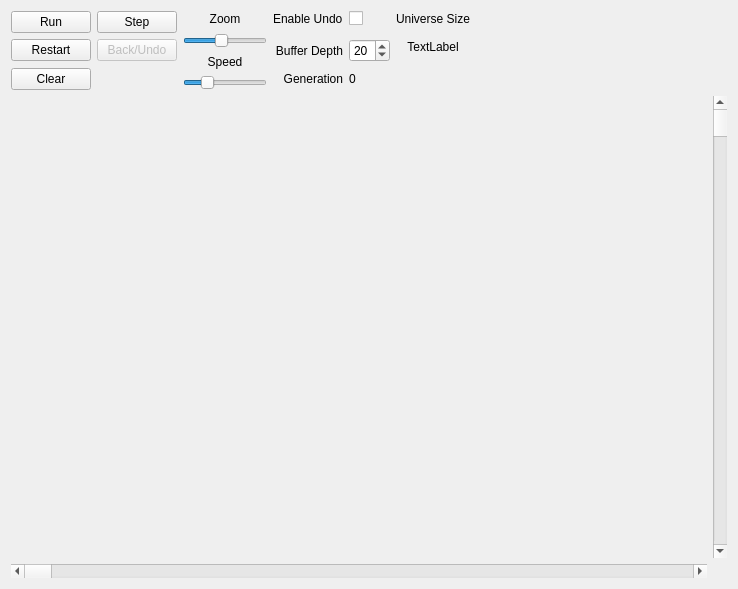
<?xml version="1.0" encoding="UTF-8"?>
<ui version="4.0">
 <class>LifeWidget</class>
 <widget class="QWidget" name="LifeWidget">
  <property name="geometry">
   <rect>
    <x>0</x>
    <y>0</y>
    <width>738</width>
    <height>589</height>
   </rect>
  </property>
  <property name="sizePolicy">
   <sizepolicy hsizetype="MinimumExpanding" vsizetype="Preferred">
    <horstretch>0</horstretch>
    <verstretch>0</verstretch>
   </sizepolicy>
  </property>
  <layout class="QGridLayout" name="gridLayout_2">
   <item row="0" column="0" colspan="2">
    <layout class="QGridLayout" name="gridLayout">
     <item row="0" column="0" rowspan="2">
      <widget class="QPushButton" name="runB">
       <property name="sizePolicy">
        <sizepolicy hsizetype="Maximum" vsizetype="Fixed">
         <horstretch>0</horstretch>
         <verstretch>0</verstretch>
        </sizepolicy>
       </property>
       <property name="text">
        <string>Run</string>
       </property>
      </widget>
     </item>
     <item row="0" column="1" rowspan="2">
      <widget class="QPushButton" name="stepB">
       <property name="toolTip">
        <string>Step foward one generation</string>
       </property>
       <property name="text">
        <string>Step</string>
       </property>
      </widget>
     </item>
     <item row="0" column="2" rowspan="4">
      <layout class="QVBoxLayout" name="verticalLayout">
       <item>
        <widget class="QLabel" name="label">
         <property name="text">
          <string>Zoom</string>
         </property>
         <property name="alignment">
          <set>Qt::AlignCenter</set>
         </property>
        </widget>
       </item>
       <item>
        <widget class="QSlider" name="zoom_slider">
         <property name="sizePolicy">
          <sizepolicy hsizetype="Preferred" vsizetype="Fixed">
           <horstretch>0</horstretch>
           <verstretch>0</verstretch>
          </sizepolicy>
         </property>
         <property name="minimumSize">
          <size>
           <width>50</width>
           <height>0</height>
          </size>
         </property>
         <property name="minimum">
          <number>10</number>
         </property>
         <property name="sliderPosition">
          <number>50</number>
         </property>
         <property name="orientation">
          <enum>Qt::Horizontal</enum>
         </property>
        </widget>
       </item>
       <item>
        <widget class="QLabel" name="label_2">
         <property name="text">
          <string>Speed</string>
         </property>
         <property name="alignment">
          <set>Qt::AlignCenter</set>
         </property>
        </widget>
       </item>
       <item>
        <widget class="QSlider" name="speed_slider">
         <property name="sizePolicy">
          <sizepolicy hsizetype="Preferred" vsizetype="Fixed">
           <horstretch>0</horstretch>
           <verstretch>0</verstretch>
          </sizepolicy>
         </property>
         <property name="minimum">
          <number>1</number>
         </property>
         <property name="maximum">
          <number>200</number>
         </property>
         <property name="sliderPosition">
          <number>50</number>
         </property>
         <property name="orientation">
          <enum>Qt::Horizontal</enum>
         </property>
        </widget>
       </item>
      </layout>
     </item>
     <item row="0" column="3">
      <widget class="QLabel" name="label_4">
       <property name="layoutDirection">
        <enum>Qt::LeftToRight</enum>
       </property>
       <property name="text">
        <string>Enable Undo</string>
       </property>
      </widget>
     </item>
     <item row="0" column="4">
      <widget class="QCheckBox" name="backCB">
       <property name="layoutDirection">
        <enum>Qt::LeftToRight</enum>
       </property>
       <property name="text">
        <string/>
       </property>
      </widget>
     </item>
     <item row="0" column="5">
      <widget class="QLabel" name="label_6">
       <property name="text">
        <string>Universe Size</string>
       </property>
      </widget>
     </item>
     <item row="1" column="5" rowspan="2">
      <widget class="QLabel" name="universe_sizeL">
       <property name="layoutDirection">
        <enum>Qt::RightToLeft</enum>
       </property>
       <property name="text">
        <string>TextLabel</string>
       </property>
       <property name="alignment">
        <set>Qt::AlignCenter</set>
       </property>
      </widget>
     </item>
     <item row="1" column="6" rowspan="2">
      <spacer name="horizontalSpacer">
       <property name="orientation">
        <enum>Qt::Horizontal</enum>
       </property>
       <property name="sizeHint" stdset="0">
        <size>
         <width>40</width>
         <height>20</height>
        </size>
       </property>
      </spacer>
     </item>
     <item row="2" column="0">
      <widget class="QPushButton" name="restartB">
       <property name="sizePolicy">
        <sizepolicy hsizetype="Fixed" vsizetype="Fixed">
         <horstretch>0</horstretch>
         <verstretch>0</verstretch>
        </sizepolicy>
       </property>
       <property name="toolTip">
        <string>Reset the board to how it was when 'Run' was last clicked</string>
       </property>
       <property name="text">
        <string>  Restart  </string>
       </property>
      </widget>
     </item>
     <item row="2" column="1">
      <widget class="QPushButton" name="backB">
       <property name="enabled">
        <bool>false</bool>
       </property>
       <property name="toolTip">
        <string>Step back one generation or undo last copy/move</string>
       </property>
       <property name="text">
        <string>Back/Undo</string>
       </property>
       <property name="flat">
        <bool>false</bool>
       </property>
      </widget>
     </item>
     <item row="2" column="3">
      <widget class="QLabel" name="label_5">
       <property name="layoutDirection">
        <enum>Qt::LeftToRight</enum>
       </property>
       <property name="text">
        <string>Buffer Depth</string>
       </property>
       <property name="alignment">
        <set>Qt::AlignRight|Qt::AlignTrailing|Qt::AlignVCenter</set>
       </property>
      </widget>
     </item>
     <item row="2" column="4">
      <widget class="QSpinBox" name="back_buffer_depthSB">
       <property name="autoFillBackground">
        <bool>false</bool>
       </property>
       <property name="value">
        <number>20</number>
       </property>
      </widget>
     </item>
     <item row="3" column="0">
      <widget class="QPushButton" name="clearB">
       <property name="text">
        <string>Clear</string>
       </property>
      </widget>
     </item>
     <item row="3" column="3">
      <widget class="QLabel" name="label_3">
       <property name="layoutDirection">
        <enum>Qt::RightToLeft</enum>
       </property>
       <property name="text">
        <string>Generation</string>
       </property>
       <property name="alignment">
        <set>Qt::AlignRight|Qt::AlignTrailing|Qt::AlignVCenter</set>
       </property>
      </widget>
     </item>
     <item row="3" column="4">
      <widget class="QLabel" name="generationL">
       <property name="text">
        <string>0</string>
       </property>
       <property name="alignment">
        <set>Qt::AlignLeading|Qt::AlignLeft|Qt::AlignVCenter</set>
       </property>
      </widget>
     </item>
    </layout>
   </item>
   <item row="1" column="0">
    <widget class="GameBoardViewer" name="gameboard_viewer" native="true">
     <property name="sizePolicy">
      <sizepolicy hsizetype="Preferred" vsizetype="MinimumExpanding">
       <horstretch>0</horstretch>
       <verstretch>0</verstretch>
      </sizepolicy>
     </property>
     <property name="minimumSize">
      <size>
       <width>400</width>
       <height>400</height>
      </size>
     </property>
    </widget>
   </item>
   <item row="1" column="1">
    <widget class="QScrollBar" name="vertical_scrollbar">
     <property name="maximum">
      <number>300</number>
     </property>
     <property name="orientation">
      <enum>Qt::Vertical</enum>
     </property>
    </widget>
   </item>
   <item row="2" column="0">
    <widget class="QScrollBar" name="horizontal_scrollbar">
     <property name="maximum">
      <number>300</number>
     </property>
     <property name="orientation">
      <enum>Qt::Horizontal</enum>
     </property>
    </widget>
   </item>
  </layout>
 </widget>
 <customwidgets>
  <customwidget>
   <class>GameBoardViewer</class>
   <extends>QWidget</extends>
   <header>gameboardviewer.rb</header>
   <container>1</container>
  </customwidget>
 </customwidgets>
 <resources/>
 <connections/>
</ui>
